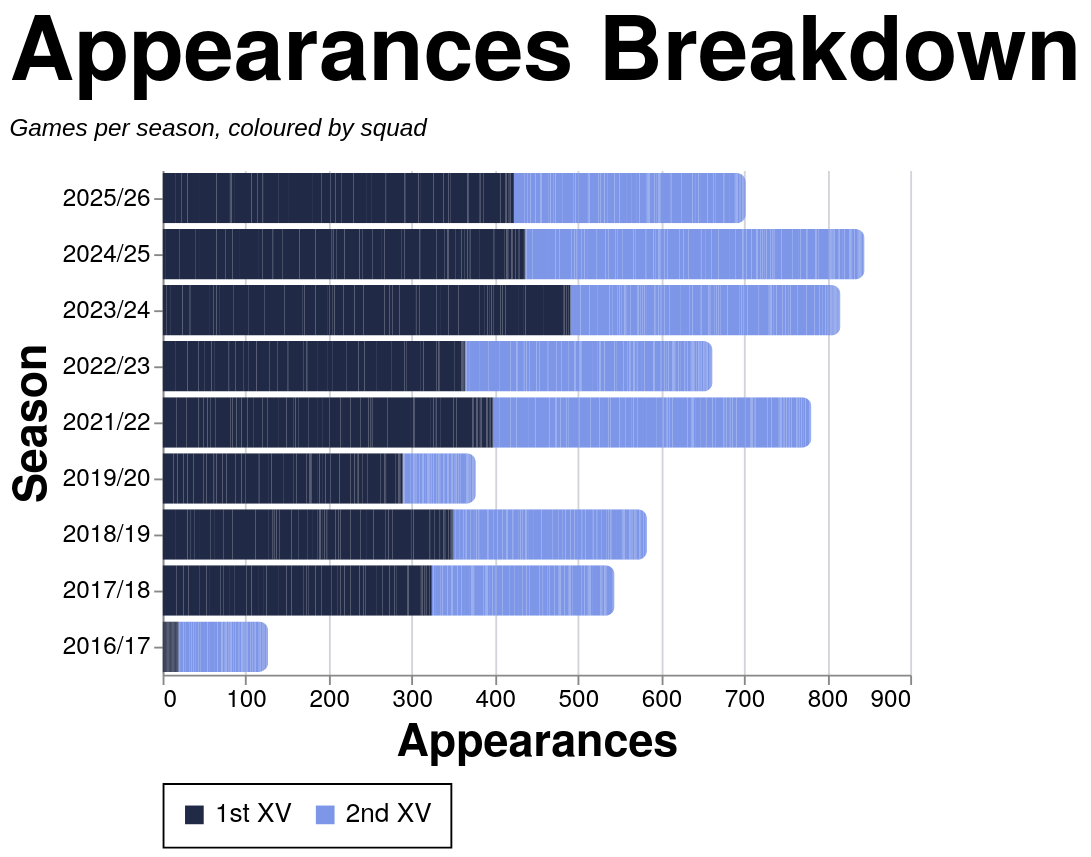

Source (Vega-Lite JSON):
### Vega-Lite specification from a JSON file in a GitHub repository (floating-point values rounded to 4 significant figures; data arrays with more than 128 entries replaced by an {"elided": "..."} marker saying what was removed)
{"config": {"axis": {"labelFont": "PT Sans Narrow, Helvetica Neue, Helvetica, Arial, sans-serif", "titleFont": "PT Sans Narrow, Helvetica Neue, Helvetica, Arial, sans-serif", "labelFontSize": 13, "titleFontSize": 24, "gridColor": "#202947", "gridOpacity": 0.2, "zindex": 1}, "text": {"font": "Lato, sans-serif"}, "bar": {"cornerRadiusEnd": 5}, "header": {"labelFont": "PT Sans Narrow, Helvetica Neue, Helvetica, Arial, sans-serif", "titleFont": "PT Sans Narrow, Helvetica Neue, Helvetica, Arial, sans-serif", "labelFontSize": 24, "titleFontSize": 28, "labelFontWeight": "bold", "orient": "left"}, "legend": {"labelFont": "PT Sans Narrow, Helvetica Neue, Helvetica, Arial, sans-serif", "titleFont": "PT Sans Narrow, Helvetica Neue, Helvetica, Arial, sans-serif", "labelFontSize": 14, "titleFontSize": 16, "titlePadding": 5, "fillColor": "white", "strokeColor": "black", "padding": 10, "titleFontWeight": "lighter", "titleFontStyle": "italic", "titleColor": "gray", "offset": 10}, "title": {"font": "PT Sans Narrow, Helvetica Neue, Helvetica, Arial, sans-serif", "fontSize": 48, "fontWeight": "bold", "anchor": "start", "align": "center", "titlePadding": 20, "subtitlePadding": 10, "subtitleFontSize": 13, "subtitleColor": "", "subtitleFontStyle": "italic", "offset": 15, "color": "black"}, "axisX": {"labelAngle": 0}, "facet": {"title": null, "header": null, "align": {"row": "each", "column": "each"}, "spacing": 10}, "resolve": {"scale": {"y": "independent", "facet": "independent"}}, "background": "transparent", "scale": {"offsetBandPaddingOuter": 0.2, "offsetBandPaddingInner": 0.1}, "view": {"stroke": null, "background": "transparent"}}, "data": {"name": "data-d18196bcf5178fe56f1691c3144b848f"}, "mark": {"type": "bar"}, "encoding": {"color": {"field": "color_value", "legend": {"orient": "bottom", "title": null}, "scale": {"domain": ["1st XV", "2nd XV"], "range": ["#202946", "#7d96e8"]}, "sort": {"field": "sum(apps)", "op": "sum", "order": "descending"}, "type": "nominal"}, "tooltip": [{"field": "player", "title": "Player", "type": "nominal"}, {"field": "season", "title": "Season", "type": "nominal"}, {"field": "color_value", "title": "Group", "type": "nominal"}, {"aggregate": "sum", "field": "apps", "title": "Appearances", "type": "quantitative"}], "x": {"aggregate": "sum", "field": "apps", "title": "Appearances", "type": "quantitative"}, "y": {"field": "season", "sort": {"field": "season_sort", "op": "max", "order": "descending"}, "title": "Season", "type": "nominal"}}, "height": {"step": 30}, "title": {"text": "Appearances Breakdown", "subtitle": "Games per season, coloured by squad"}, "width": 400, "$schema": "https://vega.github.io/schema/vega-lite/v5.20.1.json", "datasets": {"data-d18196bcf5178fe56f1691c3144b848f": {"elided": "2509 records"}}}
